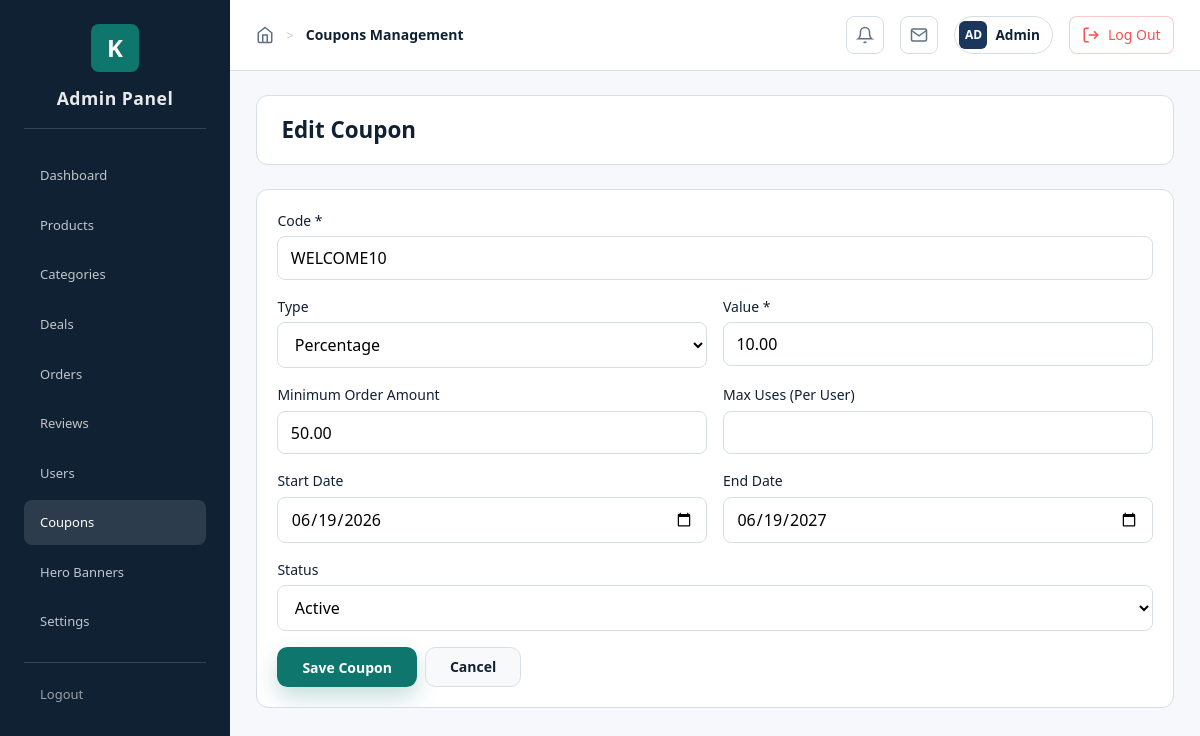
Screenshot of /admin/coupons.php?action=edit&id=1 (signed in) with the database file from the repository.
### tables this page shows
CREATE TABLE coupons (
    id INT AUTO_INCREMENT PRIMARY KEY,
    code VARCHAR(50) NOT NULL UNIQUE,
    type ENUM('percentage', 'fixed') NOT NULL,
    value DECIMAL(10, 2) NOT NULL,
    min_order_amount DECIMAL(10, 2) DEFAULT 0,
    max_uses INT DEFAULT NULL,
    used_count INT DEFAULT 0,
    start_date DATE,
    end_date DATE,
    status ENUM('active', 'inactive') DEFAULT 'active',
    created_at TIMESTAMP DEFAULT CURRENT_TIMESTAMP
);

### admin/coupons.php (the view, shortened to what this page needs)
<?php
require_once __DIR__ . '/includes/layout.php';
$db = getDB();
$action = $_GET['action'] ?? 'list';
$couponId = intval($_GET['id'] ?? 0);
$search = sanitize($_GET['search'] ?? '');
$editingCoupon = null;
if ($action === 'edit' && $couponId > 0) {
    $stmt = $db->prepare("SELECT * FROM coupons WHERE id = ?");
    $stmt->execute([$couponId]);
    $editingCoupon = $stmt->fetch();
}
$where = '';
$params = [];
$stmt = $db->prepare("SELECT * FROM coupons $where ORDER BY created_at DESC");
$stmt->execute($params);
$coupons = $stmt->fetchAll();
?>
<!DOCTYPE html>
<html lang="en">
<head>
    <link rel="stylesheet" href="../assets/css/style.css">
<link rel="stylesheet" href="css/admin.css">
</head>
<body>
<div class="admin-layout">
    <main class="admin-content">
<div class="admin-header">
            <h1 class="admin-page-title">
                <?= $action === 'edit' ? 'Edit Coupon' : ($action === 'add' ? 'Add Coupon' : 'Coupons') ?>
            </h1>
        </div>
        <?php if ($action === 'list'): ?>
            <div class="admin-card">
                <form method="GET" class="admin-form-row">
                    <input class="form-input admin-input-max-280" type="text" name="search" value="<?= htmlspecialchars($search) ?>" placeholder="Search by code...">
                    <button class="btn btn-secondary" type="submit">Search</button>
                </form>
            </div>
            <div class="admin-table-wrap">
                <table class="admin-table">
                    <thead>
                    <tr>
                        <th>ID</th>
                        <th>Code</th>
                        <th>Type</th>
                        <th>Value</th>
                        <th>Total Uses</th>
                        <th>Per-User Limit</th>
                        <th>Period</th>
                        <th>Status</th>
                        <th>Actions</th>
                    </tr>
                    </thead>
                    <tbody>
                    <?php foreach ($coupons as $coupon): ?>
                        <tr>
                            <td><?= intval($coupon['id']) ?></td>
                            <td><?= htmlspecialchars($coupon['code']) ?></td>
                            <td><?= htmlspecialchars($coupon['type']) ?></td>
                            <td><?= $coupon['type'] === 'percentage' ? intval($coupon['value']) . '%' : formatPrice($coupon['value']) ?></td>
                            <td><?= intval($coupon['used_count']) ?></td>
                            <td><?= $coupon['max_uses'] !== null ? intval($coupon['max_uses']) : 'Unlimited' ?></td>
                            <td>
                                <?= $coupon['start_date'] ? htmlspecialchars($coupon['start_date']) : '-' ?>
                                to
                                <?= $coupon['end_date'] ? htmlspecialchars($coupon['end_date']) : '-' ?>
                            </td>
                            <td><span class="badge badge-<?= $coupon['status'] === 'active' ? 'success' : 'warning' ?>"><?= htmlspecialchars(ucfirst($coupon['status'])) ?></span></td>
                            <td>
                                <div class="admin-actions-row">
                                    <a class="btn btn-sm btn-outline" href="?action=edit&id=<?= intval($coupon['id']) ?>">Edit</a>
                                    <a class="btn btn-sm btn-secondary" href="?action=delete&id=<?= intval($coupon['id']) ?>" onclick="return confirm('Delete this coupon?');">Delete</a>
                                </div>
                            </td>
                        </tr>
                    <?php endforeach; ?>
                    </tbody>
                </table>
            </div>
        <?php else: ?>
            <div class="admin-card">
                <form method="POST">
                    <div class="form-group">
                        <label class="form-label">Code *</label>
                        <input type="text" name="code" class="form-input" required value="<?= htmlspecialchars($editingCoupon['code'] ?? $_POST['code'] ?? '') ?>">
                    </div>
                    <div class="admin-two-col-grid">
                        <div class="form-group">
                            <label class="form-label">Type</label>
                            <select name="type" class="form-select">
                                <option value="percentage" <?= ($editingCoupon['type'] ?? $_POST['type'] ?? 'percentage') === 'percentage' ? 'selected' : '' ?>>Percentage</option>
                            </select>
                        </div>
                        <div class="form-group">
                            <label class="form-label">Value *</label>
                            <input type="number" step="0.01" min="0" name="value" class="form-input" required value="<?= htmlspecialchars((string)($editingCoupon['value'] ?? $_POST['value'] ?? '')) ?>">
                        </div>
                    </div>
                    <div class="admin-two-col-grid">
                        <div class="form-group">
                            <label class="form-label">Minimum Order Amount</label>
                            <input type="number" step="0.01" min="0" name="min_order_amount" class="form-input" value="<?= htmlspecialchars((string)($editingCoupon['min_order_amount'] ?? $_POST['min_order_amount'] ?? 0)) ?>">
                        </div>
                        <div class="form-group">
                            <label class="form-label">Max Uses (Per User)</label>
                            <input type="number" min="0" name="max_uses" class="form-input" value="<?= htmlspecialchars((string)($editingCoupon['max_uses'] ?? $_POST['max_uses'] ?? '')) ?>">
                        </div>
                    </div>
                    <div class="admin-two-col-grid">
                        <div class="form-group">
                            <label class="form-label">Start Date</label>
                            <input type="date" name="start_date" class="form-input" value="<?= htmlspecialchars($editingCoupon['start_date'] ?? $_POST['start_date'] ?? '') ?>">
                        </div>
                        <div class="form-group">
                            <label class="form-label">End Date</label>
                            <input type="date" name="end_date" class="form-input" value="<?= htmlspecialchars($editingCoupon['end_date'] ?? $_POST['end_date'] ?? '') ?>">
                        </div>
                    </div>
                    <div class="form-group">
                        <label class="form-label">Status</label>
                        <select name="status" class="form-select">
                            <option value="active" <?= ($editingCoupon['status'] ?? $_POST['status'] ?? 'active') === 'active' ? 'selected' : '' ?>>Active</option>
                        </select>
                    </div>
                    <div class="admin-actions-row">
                        <button class="btn btn-primary" type="submit">Save Coupon</button>
                        <a class="btn btn-secondary" href="<?= BASE_URL ?>/admin/coupons">Cancel</a>
                    </div>
                </form>
            </div>
        <?php endif; ?>
    </main>
</div>
</body>
</html>

### assets/css/style.css (style rules this page uses)
:root { --color-primary: #0f766e; --color-primary-hover: #0b5b55; --color-primary-light: rgba(15, 118, 110, 0.14); --color-secondary: #f8f9fa; --color-secondary-hover: #e9ecef; --color-success: #198754; --color-danger: #c0392b; --color-warning: #f39c12; --color-info: #0ea5e9; --color-text: #102133; --color-text-light: #5f7083; --color-text-muted: #9aa8b5; --color-bg: #ffffff; --color-bg-secondary: #f6f8fb; --color-bg-tertiary: #edf1f5; --color-border: #d8dee6; --color-border-light: #e8edf3; --font-family: 'Segoe UI', Tahoma, Geneva, Verdana, sans-serif; --font-size-xs: 0.75rem; --font-size-sm: 0.875rem; --font-size-base: 1rem; --font-size-lg: 1.125rem; --font-size-xl: 1.25rem; --font-size-2xl: 1.5rem; --font-size-3xl: 1.875rem; --font-size-4xl: 2.25rem; --font-size-5xl: 3rem; --spacing-xs: 0.25rem; --spacing-sm: 0.5rem; --spacing-md: 1rem; --spacing-lg: 1.5rem; --spacing-xl: 2rem; --spacing-2xl: 3rem; --spacing-3xl: 4rem; --radius-sm: 0.25rem; --radius-md: 0.5rem; --radius-lg: 0.75rem; --radius-xl: 1rem; --radius-full: 9999px; --shadow-sm: 0 1px 2px rgba(16, 33, 51, 0.06); --shadow-md: 0 6px 18px rgba(16, 33, 51, 0.08); --shadow-lg: 0 16px 36px rgba(16, 33, 51, 0.12); --shadow-xl: 0 26px 50px rgba(16, 33, 51, 0.18); --transition-fast: 150ms ease; --transition-base: 250ms ease; --transition-slow: 350ms ease; --container-max: 1440px; --container-padding: 1.5rem; }
*, *::before, *::after { box-sizing: border-box; margin: 0; padding: 0; }
html { scroll-behavior: smooth; -webkit-text-size-adjust: 100%; }
body { font-family: var(--font-family); font-size: var(--font-size-base); line-height: 1.6; color: var(--color-text); background-color: var(--color-bg); min-height: 100vh; display: flex; flex-direction: column; }
a { color: inherit; text-decoration: none; transition: color var(--transition-fast); }
button { cursor: pointer; font-family: inherit; border: none; background: none; }
input, select, textarea { font-family: inherit; font-size: inherit; }
.btn { display: inline-flex; align-items: center; justify-content: center; gap: var(--spacing-sm); padding: var(--spacing-sm) var(--spacing-lg); font-size: var(--font-size-sm); font-weight: 600; border-radius: 0.65rem; border: 1px solid transparent; transition: all var(--transition-fast); white-space: nowrap; }
.btn-primary { background-color: var(--color-primary); color: white; box-shadow: 0 10px 22px rgba(15, 118, 110, 0.24); }
.btn-secondary { background-color: var(--color-secondary); color: var(--color-text); border: 1px solid var(--color-border); }
.form-group { margin-bottom: var(--spacing-md); }
.form-label { display: block; margin-bottom: var(--spacing-xs); font-weight: 500; font-size: var(--font-size-sm); }
.form-input, .form-select, .form-textarea { width: 100%; padding: 0.62rem 0.78rem; font-size: var(--font-size-base); border: 1px solid var(--color-border); border-radius: var(--radius-md); background-color: var(--color-bg); transition: border-color var(--transition-fast), box-shadow var(--transition-fast); }
@media (min-width: 768px) { :root { --container-padding: 1.5rem; } }
@media (min-width: 1024px) { :root { --container-padding: 2rem; } }

### rows the page displays
coupons: code "WELCOME10", type "Percentage", value "10.00", min_order_amount "50.00", start_date "06/19/2026", end_date "06/19/2027", status "Active"

### other values shown
$item['label'] "Dashboard"
$item['label'] "Products"
$item['label'] "Categories"
$item['label'] "Deals"
$item['label'] "Orders"
$item['label'] "Reviews"
$item['label'] "Users"
$item['label'] "Coupons"
$item['label'] "Hero Banners"
$item['label'] "Settings"
$pageTitle "Coupons Management"
$initials "AD"
$userName "Admin"
